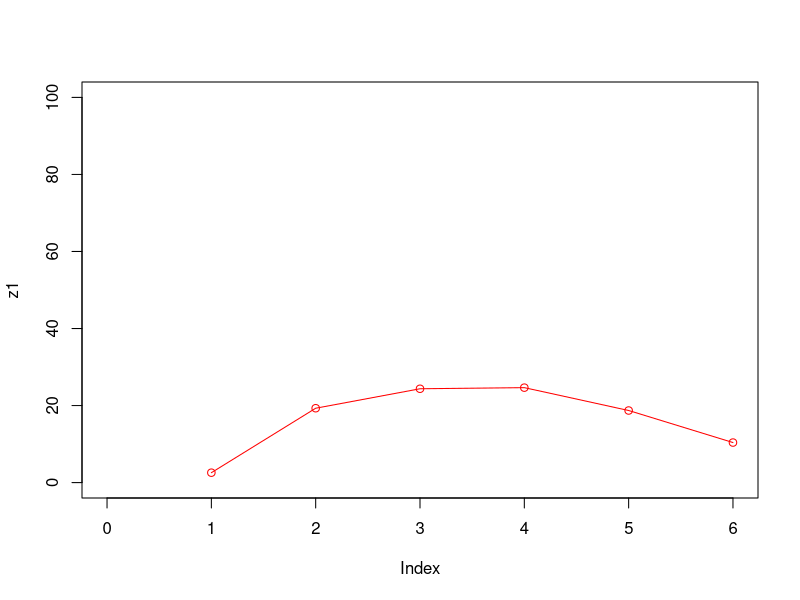
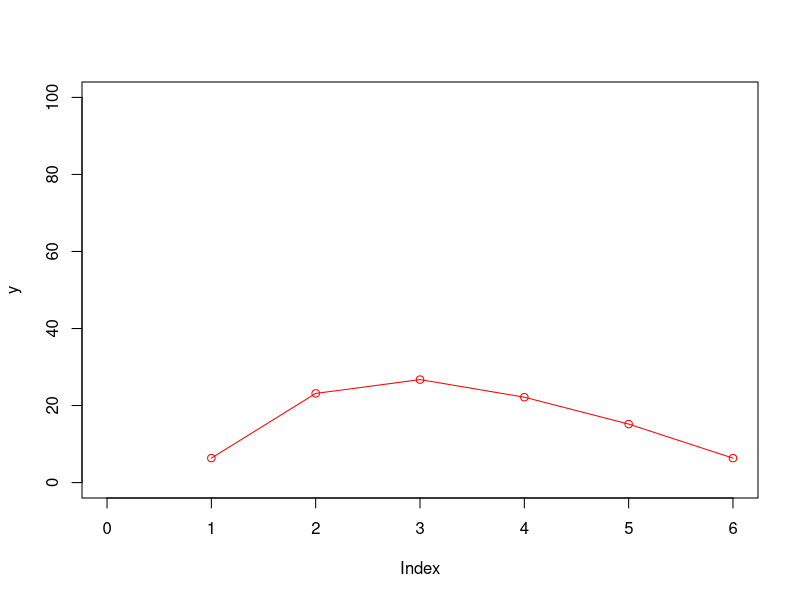

Recreate these plots in R, in order.
#age distribution data 
x=c(9408,34244,39549,32788,22462,9384)#Raw data without normalization factor
y=((x/147913)*100)#percentage of different age groups involved in various accidents
x
y #Raw percentage fatalities by age group
x1=c(420654696,204022884,186754260,153014324,138069971,103849040) #population distribution by age group
y1=((x1/1206365195)*100) #population percentage
x1
y1
x2=100/y1 #Normalization factor
x2 #Normalization factor
z=x2*y
z 
sum(z)
z1=(z/sum(z))*100 #percentage of deaths after normalization
z1
plot(z1,xlim=c(0,6),ylim=c(0,100),type="o",col="red")
plot(y,xlim=c(0,6),ylim=c(0,100),type="o",col="red")


#road type data 
#x=c(142359,121655,216638)#raw data on road type 
x1=(x/480652)*100 # raw percentage 
x1
y=c(1.803,3.143,95.107)
y1=100/y #normalization factor
y1
x2=x1*y1 
x3=(x2/sum(x2))*100
x3 #normalized percentage 
prop.test(x=c(52075,150785),n=c(142359,480652),alternative="greater")
prop.test(x=c(42067,150785),n=c(121655,480652),alternative="greater")

#type of violation
x=c(327448,29148,14071,8526,6324)#
y=c(98613,9527,4776,3172,1826)
x1=y/x
x2=sum(y)/sum(x)
x1
x2
prop.test(x=c(3172,147913),n=c(8526,464910),alternative="greater")


#vehicle time period 
x=c(194198,157370,74149,45358)
y=c(56329,49536,23775,17073)
x1=y/x
x2=sum(y)/sum(x)
x1# fatality rate of different running time period of vehicles 
x2 # mean fatality rate 
prop.test(x=c(17073,146713),n=c(45358,471075),alternative="greater")


#vehicle type 
x=c(44092,6762,31183,10651,37505) #vehicle type in line two-wheeler,auto,4-wheeler,buses,goods trucks 
x1=(x/130193)*100 #raw percentage
x1
y=c(73.5,6,13.6,1,4.4)
y1=100/y
x2=x1*y1
x3=(x2/sum(x2))*100 #normalized precentage 
x3
prop.test(x=c(12088,141210),n=c(37487,458814),alternative="greater")
prop.test(x=c(39504,141210),n=c(101085,458814),alternative="greater")


#x=c(340892,44010,26982,3078) #raw number of weather related accidents 
x1=(x/414962)*100 #raw weather accident propability
x1 
y=c(290,50,20,5)
y1=(y/365)*100
y2=100/y1 #normalization factor 
x2=x1*y2 #new proportional probability 
x2
x3=(x2/sum(x2))*100
x3 #normalized accident proportion
prop.test(x=c(11090,128681),n=c(26982,414962),alternative="greater")



